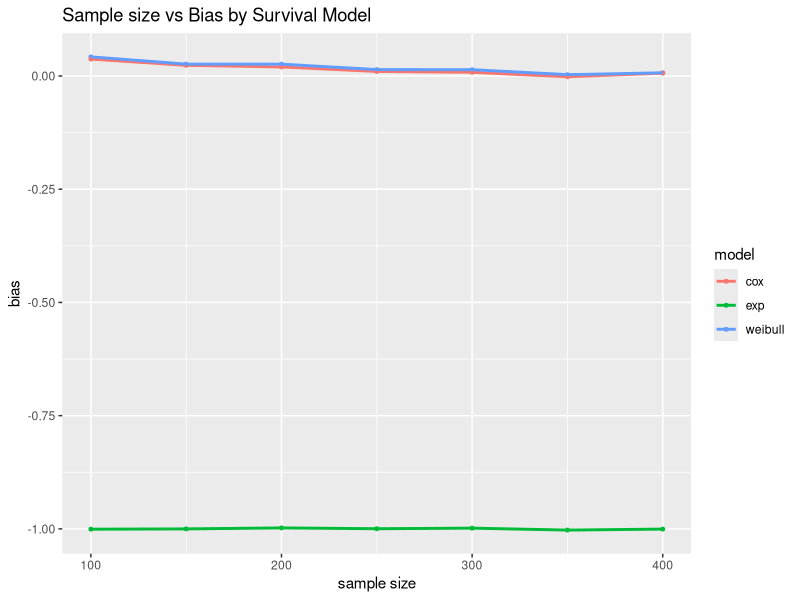
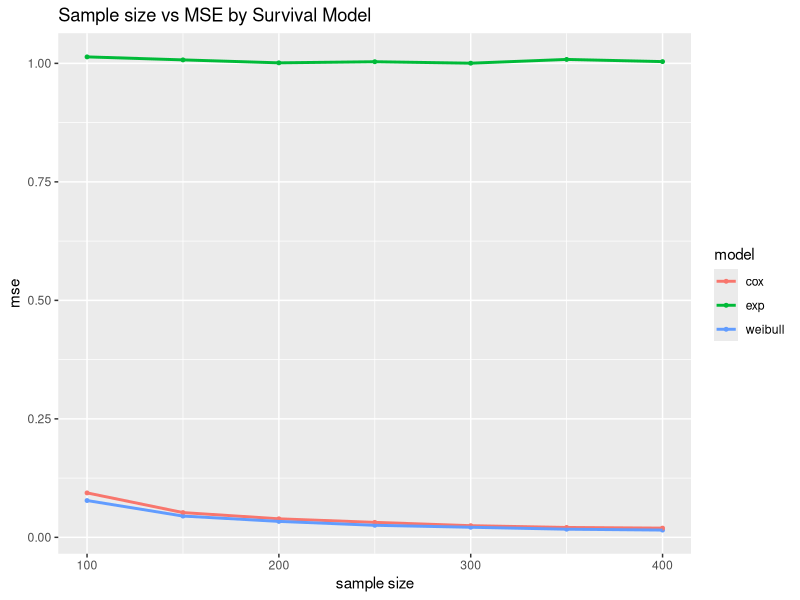
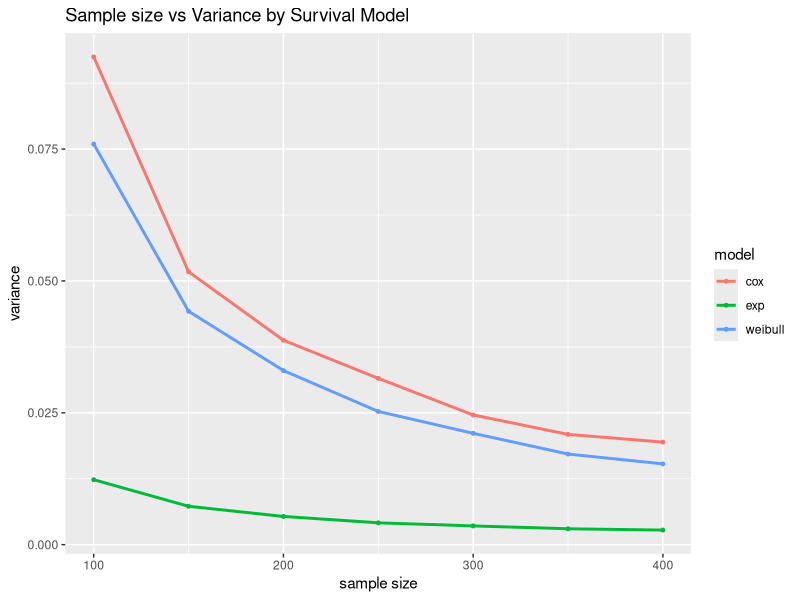
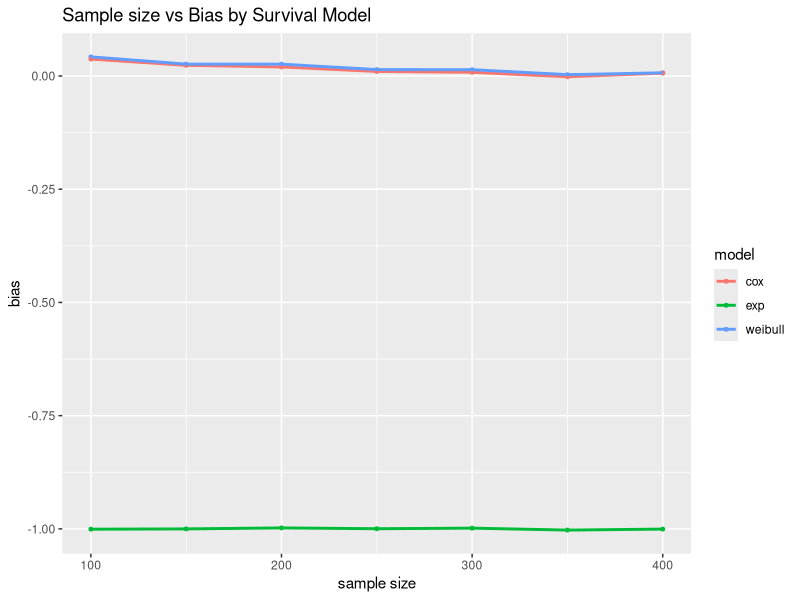
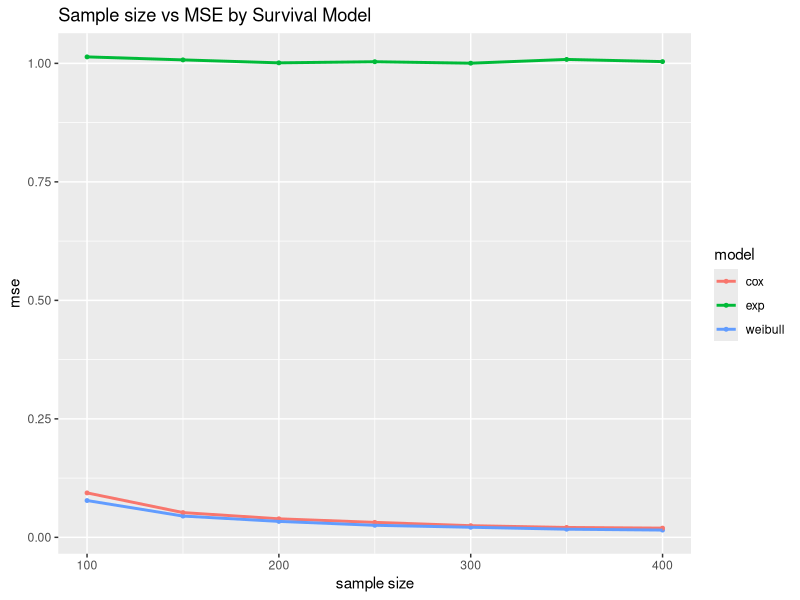
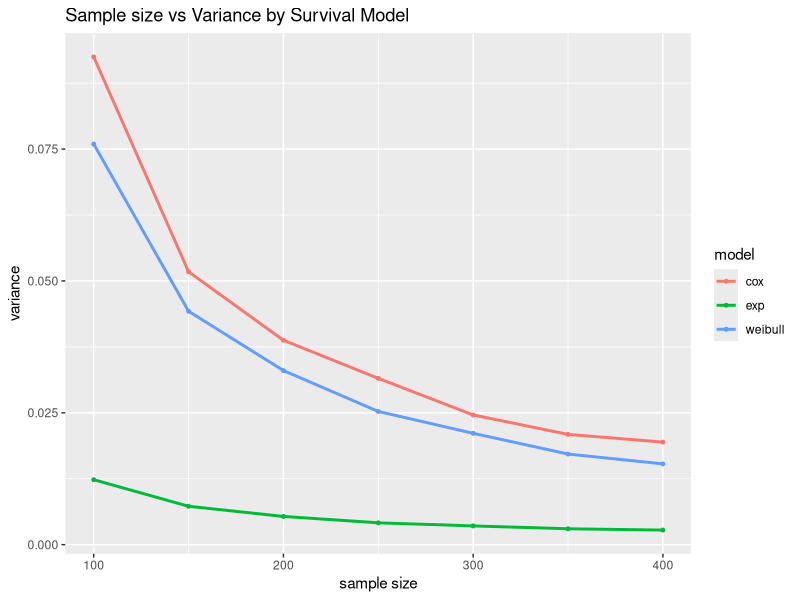

Write R code to recreate these figures, in order.
## ---- chunk 1
knitr::opts_chunk$set(echo = TRUE)
## ---- chunk 2
knitr::opts_chunk$set(echo = TRUE)
## ---- chunk 3
library(survival)
library(tidyverse)
## ---- chunk 4
set.seed(2023)
simdata = function(n, distribution,b1,lambda=0.5, gamma=2,alpha=0.5) {
  exponential = function(u, x, lambda, b1) {
    time = -log(u) / (exp(x * b1) * lambda) }  
  weibull = function(u, x, lambda, gamma, b1) {
    time = ( -log(u) / (exp(x * b1) * lambda) ) ^ (1 / gamma) }
  gompertz = function(u, x, lambda, alpha, b1) {
    time = (1/alpha) * log( 1 - (alpha * log(u) / (lambda * exp(b1 * x))) ) }
  x = rbinom(n, 1, 0.5)
  u = runif(n)
  if (distribution == "exponential") {
    time = exponential(u, x, lambda, b1) } 
  else if (distribution == "weibull") {
    time = weibull(u, x, lambda, gamma,b1) }
  else { 
    time = gompertz(u, x, lambda, alpha, b1) } 
  
  time[time < 1/365] = 1/365
  time[time == 1 / 365] = time[time == 1 / 365] + rnorm(length(time[time == 1 / 365]), 0, 1e-4)
  time = abs(time)
  e=as.numeric(time<5)
  time=pmin(time,5)
  
  # data set
  survival_data = data.frame(id=1:n,
                             time = time,
                             x = x,
                             event=e)
}
## ---- chunk 5
set.seed(2023)
simulate = function(sim, n, b1, dist = "weibull") {
  # Set up coefficient vectors
  exp_beta = rep(NA, sim)
  weibull_beta = rep(NA, sim)
  gompertz_beta = rep(NA, sim)
  
 
    
    for (i in 1:sim) {
      
      data = simdata(n, distribution = dist,b1, 
                           lambda = 0.5, gamma = 2,alpha=0.5)
      
      fit.exponential = survreg(Surv(data$time, data$event) ~ data$x, 
                                dist = "exponential") 
      fit.weibull = survreg(Surv(data$time, data$event) ~ data$x, 
                            dist = "weibull")
      fit.gompertz = coxph(Surv(data$time, data$event) ~ data$x)
      
       
      exp_beta[i] = -fit.exponential$coefficients[-1]
      weibull_beta[i] = -fit.weibull$coefficients[-1] / fit.weibull$scale
      gompertz_beta[i] = fit.gompertz$coefficients[1]
      
    }
    
   
  
  coef = tibble(exp = exp_beta,
                weibull = weibull_beta,
                gompertz=gompertz_beta)
  
  exp_bias = (sum(exp_beta - b1)) / sim 
  weibull_bias = (sum(weibull_beta - b1)) / sim
  gompertz_bias = (sum(gompertz_beta - b1)) / sim
  exp_MSE = (sum((b1 - exp_beta)^2)) / sim
  weibull_MSE = (sum((b1 - weibull_beta)^2)) / sim
  gompertz_MSE = (sum((b1 - gompertz_beta)^2)) / sim
  exp_var=var(exp_beta)
  weibull_var=var(weibull_beta)
  gompertz_var=var(gompertz_beta)
  char = tibble(model = c("exp", "weibull","cox"),
                bias=c(exp_bias,weibull_bias,gompertz_bias),
                mse = c(exp_MSE, weibull_MSE, gompertz_MSE),
                variance=c(exp_var,weibull_var,gompertz_var))
  
  results = list(coef, char)
  names(results) = c("coefficients", "performance")
  return(results)
  }
  

## ---- chunk 6
set.seed(2023)
simulatebeta = function(sim, n, b1, dist = "weibull") {
  # Set up coefficient vectors
  exp_beta = rep(NA, sim)
  weibull_beta = rep(NA, sim)
  gompertz_beta = rep(NA, sim)
  
 
    
    for (i in 1:sim) {
      
      data = simdata(n, distribution = dist,b1, 
                           lambda = 0.5, gamma = 2,alpha=0.5)
      
      fit.exponential = survreg(Surv(data$time, data$event) ~ data$x, 
                                dist = "exponential") 
      fit.weibull = survreg(Surv(data$time, data$event) ~ data$x, 
                            dist = "weibull")
      fit.gompertz = coxph(Surv(data$time, data$event) ~ data$x)
  
  exp_beta[i] = -fit.exponential$coefficients[-1]
      weibull_beta[i] = -fit.weibull$coefficients[-1] / fit.weibull$scale
      gompertz_beta[i] = fit.gompertz$coefficients[1] }
  
    coef = tibble(exp = exp_beta,
                weibull = weibull_beta,
                gompertz=gompertz_beta)
    
 return(coef) }


## ---- chunk 7

t1=simulatebeta(1000,400,2)
weibull_mean=mean(t1$weibull)
weibull_sd=sd(t1$weibull)
z=1.96
se=(weibull_sd)/sqrt(1000)
me=z*se
low=weibull_mean-me
low
high=weibull_mean+me
high
## ---- chunk 8
set.seed(2023)
sim_results = 
  tibble(sample_size = c(100,150,200,250,300,350,400)) %>% 
  mutate(
    output= map(.x = sample_size, ~simulate(sim = 1000, n = .x, b1 = 2, 
                                                        dist = "weibull")$performance),
                output = map(.x = output, ~mutate(.x)))
temp1 = sim_results %>% unnest(output)
## ---- chunk 9
weibull_bias=ggplot(temp1, aes(x = sample_size, y = bias, color = model)) +
  geom_point(size = 1) +
  geom_line(size = 1) +
  xlab("sample size") +
  labs(
       title="Sample size vs Bias by Survival Model") + 
  theme(plot.caption = element_text(hjust = 0.5, size = rel(1.2)))
weibull_bias
ggsave(file="results/weibull_bias.pdf",width=8,height=5)

## ---- chunk 10
weibull_mse=ggplot(temp1, aes(x = sample_size, y = mse, color = model)) +
  geom_point(size = 1) +
  geom_line(size = 1) +
  xlab("sample size") +
  labs(
       title="Sample size vs MSE by Survival Model") + 
  theme(plot.caption = element_text(hjust = 0.5, size = rel(1.2)))
weibull_mse
ggsave(file="results/weibull_mse.pdf",width=8,height=5)
## ---- chunk 11
weibull_var=ggplot(temp1, aes(x = sample_size, y = variance, color = model)) +
  geom_point(size = 1) +
  geom_line(size = 1) +
  xlab("sample size") +
  labs(
       title="Sample size vs Variance by Survival Model") + 
  theme(plot.caption = element_text(hjust = 0.5, size = rel(1.2)))
weibull_var
ggsave(file="results/weibull_var.pdf",width=8,height=5)
